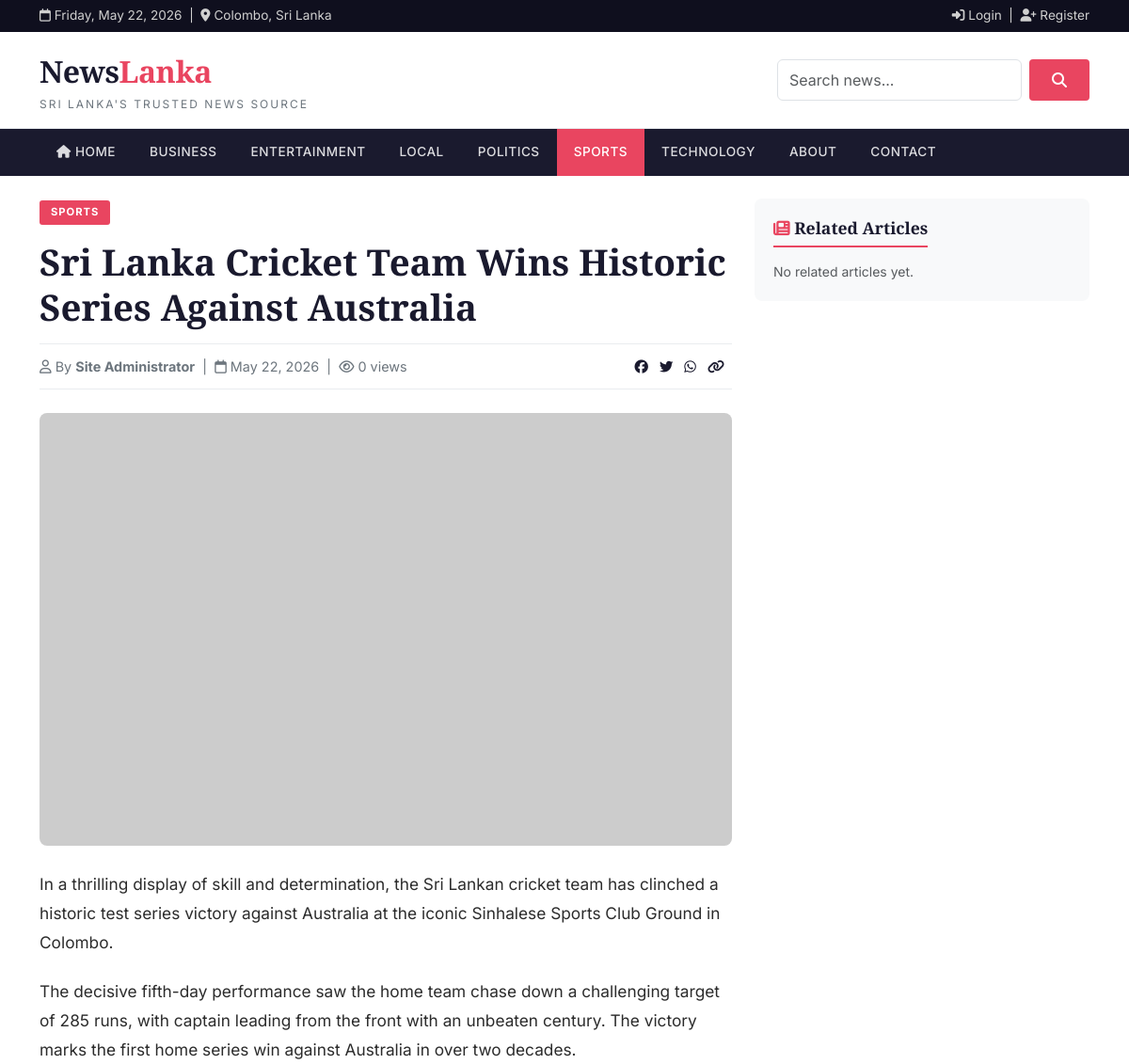
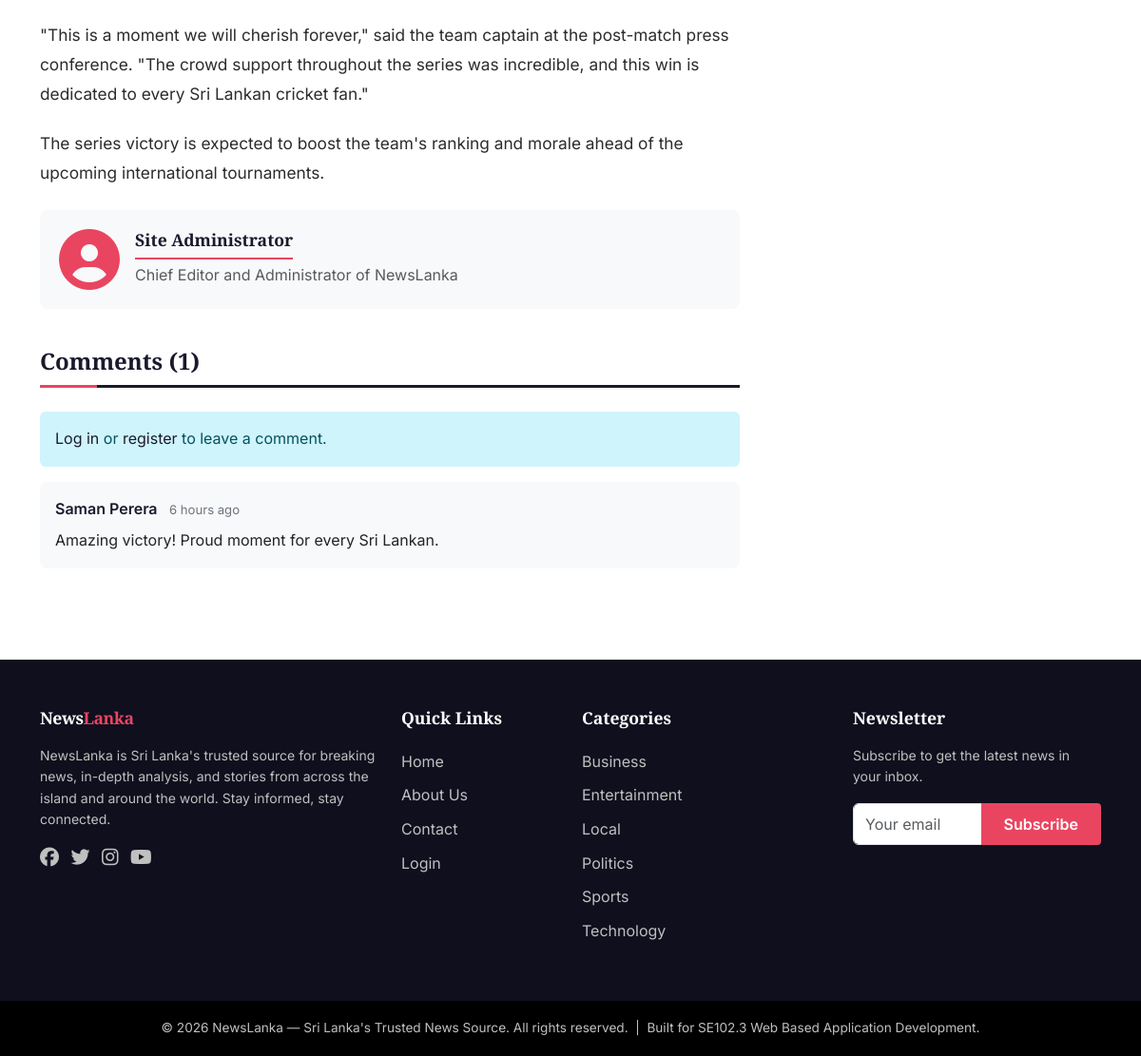
The page /public/article.php?slug=sri-lanka-cricket-wins-australia on the database its author committed (2 pictures, top to bottom).
### tables this page shows
CREATE TABLE categories (
    id INT AUTO_INCREMENT PRIMARY KEY,
    name VARCHAR(80) NOT NULL UNIQUE,
    slug VARCHAR(100) NOT NULL UNIQUE,
    description TEXT,
    created_at TIMESTAMP DEFAULT CURRENT_TIMESTAMP
);

CREATE TABLE articles (
    id INT AUTO_INCREMENT PRIMARY KEY,
    title VARCHAR(255) NOT NULL,
    slug VARCHAR(280) NOT NULL UNIQUE,
    excerpt VARCHAR(500),
    content LONGTEXT NOT NULL,
    image VARCHAR(255),
    category_id INT NOT NULL,
    author_id INT NOT NULL,
    status ENUM('draft', 'published') DEFAULT 'draft',
    is_featured TINYINT(1) DEFAULT 0,
    views INT UNSIGNED DEFAULT 0,
    created_at TIMESTAMP DEFAULT CURRENT_TIMESTAMP,
    updated_at TIMESTAMP DEFAULT CURRENT_TIMESTAMP ON UPDATE CURRENT_TIMESTAMP,
    INDEX idx_status (status),
    INDEX idx_category (category_id),
    INDEX idx_created (created_at),
    FOREIGN KEY (category_id) REFERENCES categories(id) ON DELETE CASCADE,
    FOREIGN KEY (author_id) REFERENCES users(id) ON DELETE CASCADE
);

CREATE TABLE users (
    id INT AUTO_INCREMENT PRIMARY KEY,
    name VARCHAR(100) NOT NULL,
    email VARCHAR(150) NOT NULL UNIQUE,
    password VARCHAR(255) NOT NULL,
    role ENUM('admin', 'user') NOT NULL DEFAULT 'user',
    avatar VARCHAR(255) DEFAULT NULL,
    bio TEXT DEFAULT NULL,
    created_at TIMESTAMP DEFAULT CURRENT_TIMESTAMP
);

CREATE TABLE comments (
    id INT AUTO_INCREMENT PRIMARY KEY,
    article_id INT NOT NULL,
    user_id INT NOT NULL,
    comment TEXT NOT NULL,
    status ENUM('pending', 'approved', 'rejected') DEFAULT 'pending',
    created_at TIMESTAMP DEFAULT CURRENT_TIMESTAMP,
    FOREIGN KEY (article_id) REFERENCES articles(id) ON DELETE CASCADE,
    FOREIGN KEY (user_id) REFERENCES users(id) ON DELETE CASCADE
);

### includes/auth.php (called while the page is built, shortened)
<?php
require_once __DIR__ . '/functions.php';
function is_logged_in() {
    return isset($_SESSION['user_id']);
}

### includes/functions.php (called while the page is built, shortened)
<?php
require_once __DIR__ . '/db.php';
require_once __DIR__ . '/auth.php';
function e($string) {
    return htmlspecialchars($string ?? '', ENT_QUOTES, 'UTF-8');
}
function format_date($date, $format = 'M d, Y') {
    return date($format, strtotime($date));
}
function time_ago($datetime) {
    $time = time() - strtotime($datetime);
    if ($time < 86400) return floor($time / 3600) . ' hours ago';
    return format_date($datetime);
}
function article_image_url($filename) {
    if (!empty($filename)) {
        $upload_path  = UPLOAD_DIR . $filename;
        $default_path = __DIR__ . '/../public/assets/images/defaults/' . $filename;
        $seed_map = [
            'cricket-default.jpg'       => 'https://picsum.photos/seed/cricket/800/500',
            'tech-default.jpg'          => 'https://picsum.photos/seed/tech/800/500',
            'politics-default.jpg'      => 'https://picsum.photos/seed/politics/800/500',
            'local-default.jpg'         => 'https://picsum.photos/seed/srilanka/800/500',
            'entertainment-default.jpg' => 'https://picsum.photos/seed/cinema/800/500',
            'business-default.jpg'      => 'https://picsum.photos/seed/business/800/500',
        ];
        if (isset($seed_map[$filename])) return $seed_map[$filename];
    }
    return 'https://picsum.photos/seed/newslanka/800/500';
}

### includes/db.php (called while the page is built, shortened)
<?php
class Database {
    private static $instance = null;
    private $pdo;
    private function __construct() {
        $dsn = "mysql:host=" . DB_HOST . ";dbname=" . DB_NAME . ";charset=" . DB_CHARSET;
        $options = [
            PDO::ATTR_ERRMODE            => PDO::ERRMODE_EXCEPTION,
            PDO::ATTR_DEFAULT_FETCH_MODE => PDO::FETCH_ASSOC,
            PDO::ATTR_EMULATE_PREPARES   => false,
        ];
        try {
            $this->pdo = new PDO($dsn, DB_USER, DB_PASS, $options);
        } catch (PDOException $e) {
            die("Database connection failed: " . $e->getMessage());
        }
    }
    public static function getInstance() {
        if (self::$instance === null) {
            self::$instance = new self();
        }
        return self::$instance;
    }
    public function getConnection() {
        return $this->pdo;
    }
}
function db() {
    return Database::getInstance()->getConnection();
}

### public/article.php (the view, shortened to what this page needs)
<?php
require_once __DIR__ . '/../includes/functions.php';
$slug = $_GET['slug'] ?? '';
$stmt = db()->prepare("
    SELECT a.*, c.name AS cat_name, c.slug AS cat_slug, u.name AS author_name, u.bio AS author_bio
    FROM articles a
    JOIN categories c ON a.category_id = c.id
    JOIN users u ON a.author_id = u.id
    WHERE a.slug = :slug AND a.status = 'published'
    LIMIT 1
");
$stmt->execute([':slug' => $slug]);
$article = $stmt->fetch();
$stmt = db()->prepare("
    SELECT c.*, u.name AS user_name FROM comments c
    JOIN users u ON c.user_id = u.id
    WHERE c.article_id = :aid AND c.status = 'approved'
    ORDER BY c.created_at DESC
");
$stmt->execute([':aid' => $article['id']]);
$comments = $stmt->fetchAll();
$stmt = db()->prepare("
    SELECT id, title, slug, image, created_at FROM articles
    WHERE category_id = :cid AND id != :id AND status = 'published'
    ORDER BY created_at DESC LIMIT 3
");
$stmt->execute([':cid' => $article['category_id'], ':id' => $article['id']]);
$related = $stmt->fetchAll();
$active_nav = 'cat-' . $article['cat_slug'];
include __DIR__ . '/../includes/header.php';
?>
<div class="container py-4">
    <div class="row">
        <article class="col-lg-8">
            <a href="category.php?slug=<?= urlencode($article['cat_slug']) ?>" class="cat-badge"><?= e($article['cat_name']) ?></a>
            <h1 class="article-title"><?= e($article['title']) ?></h1>
            <div class="article-meta d-flex justify-content-between flex-wrap">
                <div>
                    <i class="far fa-user"></i> By <strong><?= e($article['author_name']) ?></strong>
                    &nbsp;|&nbsp;
                    <i class="far fa-calendar"></i> <?= format_date($article['created_at'], 'F j, Y') ?>
                    &nbsp;|&nbsp;
                    <i class="far fa-eye"></i> <?= number_format($article['views']) ?> views
                </div>
                <div>
                    <a href="#" class="me-2"><i class="fab fa-facebook"></i></a>
                    <a href="#" class="me-2"><i class="fab fa-twitter"></i></a>
                    <a href="#" class="me-2"><i class="fab fa-whatsapp"></i></a>
                    <a href="#" class="me-2"><i class="fas fa-link"></i></a>
                </div>
            </div>
            <div class="article-hero">
                <img src="<?= e(article_image_url($article['image'])) ?>" alt="<?= e($article['title']) ?>">
            </div>
            <div class="article-content">
                <?= $article['content']  ?>
            </div>
            <div class="sidebar-widget mt-4">
                <div class="d-flex">
                    <i class="fas fa-user-circle fa-4x text-accent me-3"></i>
                    <div>
                        <h5 class="mb-1"><?= e($article['author_name']) ?></h5>
                        <p class="text-muted mb-0"><?= e($article['author_bio'] ?? 'NewsLanka Contributor') ?></p>
                    </div>
                </div>
            </div>
            <h3 class="section-title" id="comments">
                Comments (<?= count($comments) ?>)
            </h3>
            <?php if (is_logged_in()): ?>
            <form method="post" class="mb-4">
                <?= csrf_field() ?>
                <div class="mb-2">
                    <label class="form-label">Leave a comment as <strong><?= e(current_user()['name']) ?></strong></label>
                    <textarea name="comment" id="commentField" class="form-control" rows="4" placeholder="Share your thoughts..." required minlength="2" maxlength="1000"></textarea>
                    <div class="small text-muted text-end mt-1"><span id="commentCounter">0 / 1000</span></div>
                </div>
                <button type="submit" class="btn btn-accent">Post Comment</button>
            </form>
            <?php else: ?>
                <div class="alert alert-info">
                    <a href="<?= SITE_URL ?>/login.php?redirect=<?= urlencode($_SERVER['REQUEST_URI']) ?>">Log in</a>
                    or <a href="<?= SITE_URL ?>/register.php">register</a> to leave a comment.
                </div>
            <?php endif; ?>
            <?php if (empty($comments)): ?>
                <p class="text-muted">No comments yet. Be the first to share your thoughts!</p>
            <?php else: ?>
                <?php foreach ($comments as $c): ?>
                    <div class="comment-box">
                        <div>
                            <span class="author"><?= e($c['user_name']) ?></span>
                            <span class="date"><?= time_ago($c['created_at']) ?></span>
                        </div>
                        <p class="mb-0 mt-2"><?= nl2br(e($c['comment'])) ?></p>
                    </div>
                <?php endforeach; ?>
            <?php endif; ?>
        </article>
        <aside class="col-lg-4">
            <div class="sidebar-widget">
                <h5><i class="fas fa-newspaper text-accent"></i> Related Articles</h5>
                <?php if (empty($related)): ?>
                    <p class="small text-muted mb-0">No related articles yet.</p>
                <?php endif; ?>
            </div>
        </aside>
    </div>
</div>
<?php include __DIR__ . '/../includes/footer.php'; ?>

### includes/header.php (shortened to what this page needs)
<?php
require_once __DIR__ . '/auth.php';
$active_nav = $active_nav ?? '';
$nav_categories = db()->query("SELECT id, name, slug FROM categories ORDER BY name LIMIT 8")->fetchAll();
?>
<!DOCTYPE html>
<html lang="en">
<head>
    <link rel="stylesheet" href="https://cdn.jsdelivr.net/npm/bootstrap@5.3.2/dist/css/bootstrap.min.css">
    <link rel="stylesheet" href="https://cdnjs.cloudflare.com/ajax/libs/font-awesome/6.4.2/css/all.min.css">
    <link rel="stylesheet" href="<?= SITE_URL ?>/assets/css/style.css">
</head>
<body>
<div class="top-bar">
    <div class="container d-flex justify-content-between align-items-center">
        <div>
            <i class="far fa-calendar"></i> <?= date('l, F j, Y') ?>
            &nbsp;|&nbsp;
            <i class="fas fa-map-marker-alt"></i> Colombo, Sri Lanka
        </div>
        <div>
            <?php if (is_logged_in()): ?>
                <i class="fas fa-user-circle"></i> <?= e(current_user()['name']) ?>
                <?php if (is_admin()): ?>
                    &nbsp;|&nbsp;<a href="<?= ADMIN_URL ?>/index.php"><i class="fas fa-cog"></i> Admin</a>
                <?php endif; ?>
                &nbsp;|&nbsp;<a href="<?= SITE_URL ?>/logout.php"><i class="fas fa-sign-out-alt"></i> Logout</a>
            <?php else: ?>
                <a href="<?= SITE_URL ?>/login.php"><i class="fas fa-sign-in-alt"></i> Login</a>
                &nbsp;|&nbsp;
                <a href="<?= SITE_URL ?>/register.php"><i class="fas fa-user-plus"></i> Register</a>
            <?php endif; ?>
        </div>
    </div>
</div>
<header class="site-header py-3">
    <div class="container d-flex justify-content-between align-items-center">
        <a href="<?= SITE_URL ?>/index.php" class="text-decoration-none">
            <div class="brand">News<span class="accent">Lanka</span>
                <small><?= e(SITE_TAGLINE) ?></small>
            </div>
        </a>
        <form action="<?= SITE_URL ?>/search.php" method="get" class="d-none d-md-flex" style="min-width:300px;">
            <input type="search" name="q" id="liveSearch" class="form-control" placeholder="Search news..." value="<?= e($_GET['q'] ?? '') ?>" required>
            <button type="submit" class="btn btn-accent ms-2"><i class="fas fa-search"></i></button>
        </form>
    </div>
</header>
<nav class="navbar navbar-expand-lg navbar-news">
    <div class="container">
        <div class="collapse navbar-collapse" id="mainNav">
            <ul class="navbar-nav me-auto">
                <li class="nav-item">
                    <a class="nav-link <?= $active_nav === 'home' ? 'active' : '' ?>" href="<?= SITE_URL ?>/index.php">
                        <i class="fas fa-home"></i> Home
                    </a>
                </li>
                <?php foreach ($nav_categories as $cat): ?>
                <li class="nav-item">
                    <a class="nav-link <?= $active_nav === 'cat-' . $cat['slug'] ? 'active' : '' ?>" href="<?= SITE_URL ?>/category.php?slug=<?= urlencode($cat['slug']) ?>">
                        <?= e($cat['name']) ?>
                    </a>
                </li>
                <?php endforeach; ?>
                <li class="nav-item">
                    <a class="nav-link <?= $active_nav === 'about' ? 'active' : '' ?>" href="<?= SITE_URL ?>/about.php">About</a>
                </li>
                <li class="nav-item">
                    <a class="nav-link <?= $active_nav === 'contact' ? 'active' : '' ?>" href="<?= SITE_URL ?>/contact.php">Contact</a>
                </li>
            </ul>
        </div>
    </div>
</nav>

### includes/footer.php (shortened to what this page needs)
<footer class="site-footer">
    <div class="container">
        <div class="row gy-4">
            <div class="col-md-4">
                <h5 class="brand" style="color:#fff;">News<span style="color:var(--accent)">Lanka</span></h5>
                <p class="small">
                    NewsLanka is Sri Lanka's trusted source for breaking news, in-depth analysis,
                    and stories from across the island and around the world. Stay informed,
                    stay connected.
                </p>
                <div class="mt-3">
                    <a href="#" class="me-2"><i class="fab fa-facebook fa-lg"></i></a>
                    <a href="#" class="me-2"><i class="fab fa-twitter fa-lg"></i></a>
                    <a href="#" class="me-2"><i class="fab fa-instagram fa-lg"></i></a>
                    <a href="#" class="me-2"><i class="fab fa-youtube fa-lg"></i></a>
                </div>
            </div>
            <div class="col-md-2">
                <h5>Quick Links</h5>
                <ul>
                    <li><a href="<?= SITE_URL ?>/index.php">Home</a></li>
                    <li><a href="<?= SITE_URL ?>/about.php">About Us</a></li>
                    <li><a href="<?= SITE_URL ?>/contact.php">Contact</a></li>
                    <li><a href="<?= SITE_URL ?>/login.php">Login</a></li>
                </ul>
            </div>
            <div class="col-md-3">
                <h5>Categories</h5>
                <ul>
                    <?php
                    $footer_cats = db()->query("SELECT name, slug FROM categories ORDER BY name LIMIT 6")->fetchAll();
                    foreach ($footer_cats as $fc): ?>
                        <li><a href="<?= SITE_URL ?>/category.php?slug=<?= urlencode($fc['slug']) ?>"><?= e($fc['name']) ?></a></li>
                    <?php endforeach; ?>
                </ul>
            </div>
            <div class="col-md-3">
                <h5>Newsletter</h5>
                <p class="small">Subscribe to get the latest news in your inbox.</p>
                <form id="newsletterForm">
                    <div class="input-group">
                        <input type="email" class="form-control" placeholder="Your email" required>
                        <button type="submit" class="btn btn-accent">Subscribe</button>
                    </div>
                </form>
            </div>
        </div>
    </div>
    <div class="footer-bottom">
        <div class="container">
            &copy; <?= date('Y') ?> NewsLanka — Sri Lanka's Trusted News Source. All rights reserved.
            &nbsp;|&nbsp; Built for SE102.3 Web Based Application Development.
        </div>
    </div>
</footer>
</body>
</html>

### rows shown on the page
categories: name "BUSINESS", name "Business"
categories: name "ENTERTAINMENT", name "Entertainment"
categories: name "LOCAL", name "Local"
categories: name "POLITICS", name "Politics"
categories: name "SPORTS", name "Sports"
categories: name "TECHNOLOGY", name "Technology"
articles: category.name "SPORTS", title "Sri Lanka Cricket Team Wins Historic Series Against Australia", author.name "Site Administrator", created_at "May 22, 2026", views "0", content "In a thrilling display of skill and determination, the Sri Lankan cricket team has clinched a historic test series victory against Australia at the iconic Sinhalese Sports Club Ground in Colombo. The decisive fifth-day performance saw the home team chase down a challenging target of 285 runs, with captain leading from the front with an unbeaten century. The victory marks the first home series win against Australia in over two decades. \"This is a moment we will cherish forever,\" said the team captain at the post-match press conference. \"The crowd support throughout the series was incredible, and this win is dedicated to every Sri Lankan cricket fan.\" The series victory is expected to boost…", author.bio "Chief Editor and Administrator of NewsLanka"
comments: user.name "Saman Perera", created_at "6 hours ago", comment "Amazing victory! Proud moment for every Sri Lankan."

### other values the page prints
SITE_TAGLINE "SRI LANKA'S TRUSTED NEWS SOURCE"
count($comments) "1"
